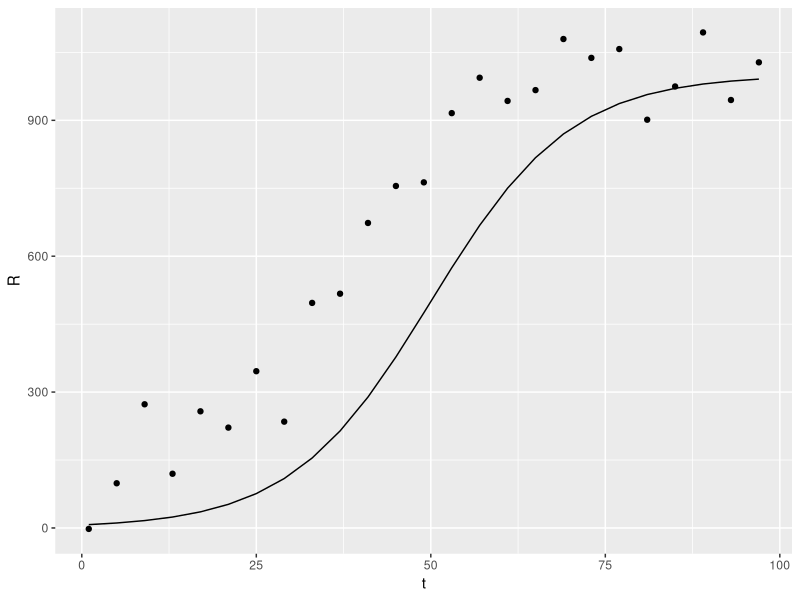
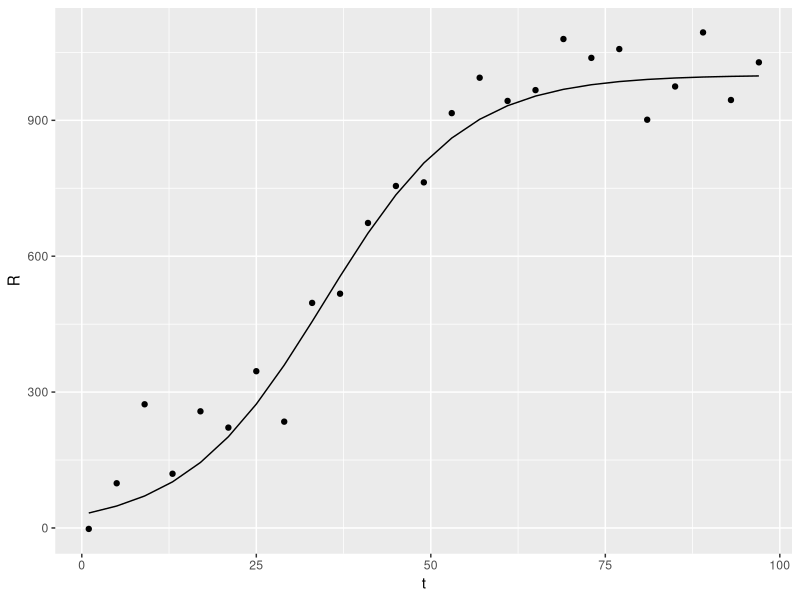
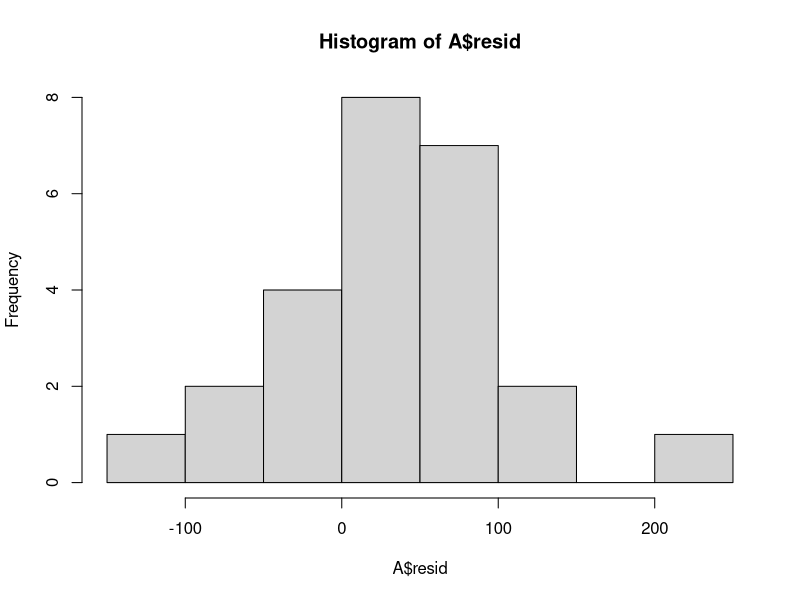
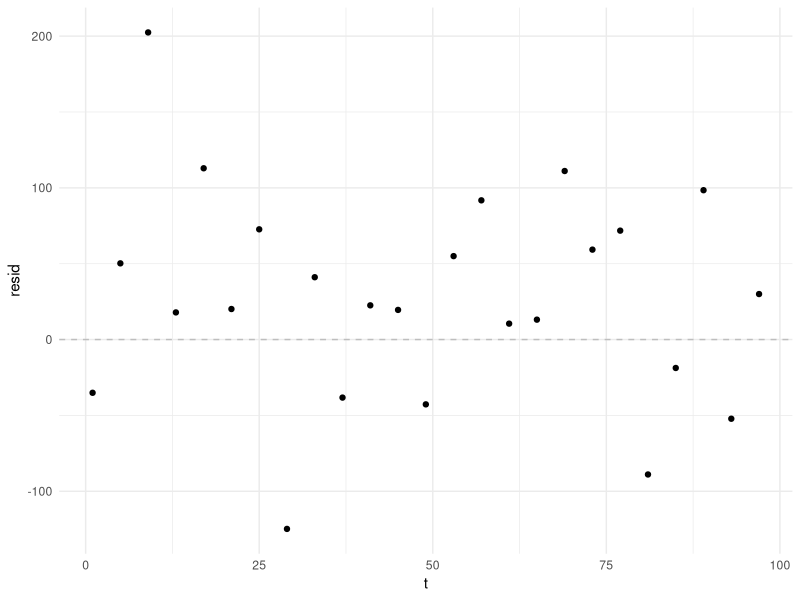
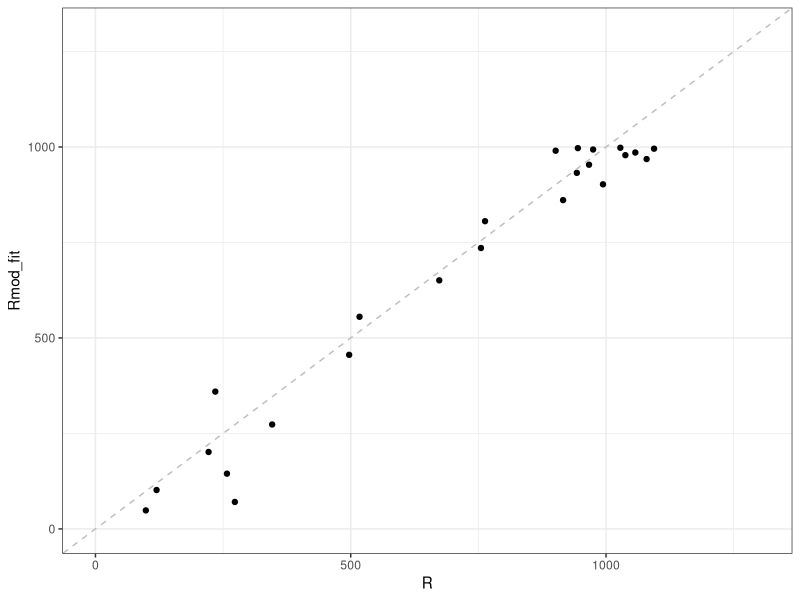

The R source for these figures, in order:
library(tidyverse)

setwd("C:/Users/ethan/OneDrive/Documents/RStudio/RSudio/Parameterization")

#Step 1:
#Load data set
#t --> time, independent variable
#R --> response, dependent variable
A = read.table("practiceData.csv", header= T, sep = ",")

#Step 2: 
#Explore Data - what do the relationships between variables in your dataset look like? 


#Step 3: Specify a model. Usually start with the simplest model that will:
#1) adequately describe the relationship between variables, and
#2) allow you to pursue the purpose of your modeling activity (describe? Explain? Predict?)

#Model 1: linear  (we already know this model is too simple for our data)
#b = 0#intercept initial guess
#m =235 #slope initial guess

Rmax = 1000
k=0.1
t50=50

#R = Rmax/(1+exp(-k*(t-t50)))

#Specify model for R, and calculate values using initial guesses
#Calculate R at each time t for which R was measured

#A$Rmod = b+m*log(A$t)
A$Rmod = Rmax /(1+exp(-k*(A$t-t50)))
  

#Plot model and data
ggplot(A) + geom_point(aes(x=t, y=R)) + 
		geom_path(aes(x=t, y = Rmod))


#Calculate error
N=nrow(A)
MSE = sum((A$R - A$Rmod)^2)/N

print(MSE)
####Try Rerunning for different initial guesses above. How does it change the fit? How does the error change?


  
################### Optimization using Optim ########################

#Guess starting values for parameters:
#theta = c(m=235, b = 0)
theta = c(Rmax=1000,k=0.1,t50=50)

#Define an objective function. This function should take in a list of parameters as input and return the
#objective function value

objfxn <- function(theta) {
  #theta is a list of model parameters
  
  #Calculate model outputs for input parameters theta
  #A$Rmod = theta["b"] + theta["m"]*log(A$t) 
  A$Rmod = theta['Rmax']/(1+exp(-theta['k']*(A$t-theta['t50'])))
  #A$Rmod = Rmax /(1+exp(-k*(A$t-t50)))
  #Calculate objective function. In this case, we want to minimize the MSE, so our objective function value is the MSE
  obj = sum((A$R - A$Rmod)^2)/N
  
  #For debugging purposes, it can be useful to print the objective function and parameter values  
  print(obj)
  print(theta)
  
  #Function returns the objective function value
  return(obj)
}

#test objfxn

#Test your objective function by running with a test case. It should return a single value - the MSE.
objfxn(theta) #Running this line should return a single value for your objective function.



fit = optim(theta, objfxn, method = "BFGS", hessian = T)


#Results of the optimization are stored in the variable "fit"
fit



#Update theta with your optimized parameters
fit$par
theta["m"] = fit$par[1]
theta["b"] = fit$par[2]
theta['t50']=fit$par[3]

#Check 1: did it converge?
fit$convergence   #If this is anything but zero, the optmization did not converge - it was not able to find the minimum value for the objective function

#Check 2: Visual Check. Plot observed and predicted data

#Calculate model output with final parameter values
#A$Rmod_fit = theta["b"] + theta["m"]*log(A$t)
A$Rmod_fit = theta['Rmax']/(1+exp(-theta['k']*(A$t-theta['t50'])))
 
ggplot(A) + geom_point(aes(x=t,y=R)) +
  geom_path(aes(x=t,y=Rmod_fit))

#Check 3: Residuals - The residuals are the differences between observed and predicted values. 

A$resid = A$R-A$Rmod_fit
  
  
  #histogram of residuals
  hist(A$resid)

#Residuals vs. independent variable (time)
# - add a horizontal reference line at 0
ggplot(A) + geom_point(aes(x=t,y=resid)) +
  geom_hline(yintercept = 0,linetype="dashed",color='gray') +
  theme_minimal()


#Check 4: Observed vs. Predicted
# - add a diagonal reference line with a slope of 1
ggplot(A) + geom_point(aes(x=R,y=Rmod_fit)) +
  geom_abline(slope=1,intercept = 0,linetype='dashed',color='gray') +
  theme_bw() + 
  xlim(c(0,1300))+
  ylim(c(0,1300))

#Homework: Improve model structure, optimize again, and replot graphical checks. 
#Hint: Use logistic function instead of linear function: 
# R = Rmax/(1+exp(-k*(t-t50)))

#Rmax --> max R as t goes to infinity
#k --> growth rate constant
#t50 --> time of half maximum response


